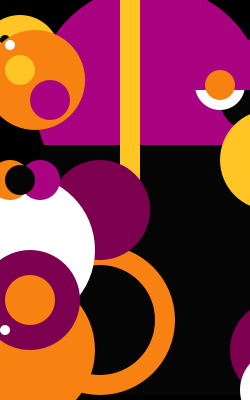
Frame 1 (no input)
Frame 60 (the mouse pressed at the canvas centre just before this capture): identical to frame 1, image omitted
Frame 120 (the mouse held since frame 60 and released just before this capture): identical to frame 1, image omitted

The Processing sketch that drew this single still picture (run headless with seeded random() and noise(); from frame 60 on, the mouse is pressed at the canvas centre):

// Processing sketch: processing_1573
// ── processing_1573.pde

void setup(){ 
  size(250,400);//boyutları 250,400 bir ekran aç 
  background(0);//arka ekranı siyah renk yap 
  noStroke(); //şekil çizerken çizgisini çizme
  
  fill(170,3,129);//mor boyayı al 
  ellipse(150,100,230,230);//sol üste bir daire çiz
 
  fill(5,5,5); //siyah boyayı al
  rect(40,145,250,250);//sol üstte çizmiş olduğun daire yarım bir daire haline getirmek için siyah boya ile bir kare oluştur
  
  fill(255,197,36); //sarı boyayı al
  rect(120,0,20,200);//çizmiş olduğun yarın dairenin üstüne diktörtgen koy
  
  
  fill(255,197,36); //sarı boyayı al
  ellipse(20,55,80,80);//sol üstte bir daire çiz 
  
  fill(5,5,5); //siyah boyayı al
  ellipse(5,40,10,10);//sol üst köşeye bir daire çiz
  
  fill(247,129,17); //turuncu renkli boyayı al
  ellipse(35,80,100,100);// sol üst köşeye sarı daire gözükçek biçimde bir daire çiz

   fill(255,255,255);//beyaz boyayı al 
  ellipse(10,45,10,10);//çizmiş olduğun sarı ve turuncu daireleri ortalayacak bir biçimde ortasına beyaz ufak bir daire çiz
  
  
  fill(255,197,36);//sarı boyayı al  
  ellipse(20,70,30,30);//beyaz dairenin altına gelecek şekilde bir daire çiz

 
   
  fill(170,3,129);//mor boyayı al 
  ellipse(50,100,40,40);//almış olduğun mor renk ile sol köşedeki turuncu dairenin içine bir daire çiz
  
  
  fill(5,5,5);//siyah boyayı al 
  ellipse(250,100,60,60);//almış olduğun siyah boya ile sağ tarafa yarısı gözükçek bir şekilde daire yerleştir
   
  
  
   
  fill(255,197,36);//sarı boyayı al 
  ellipse(270,160,100,100);//çizmiş olduğun siyah yarım dairenin hemen altına boyutları biraz daha büyük bir yarım daire daha çiz
  
  
  
   
  fill(255,255,255);//beyaz boyayı al 
  ellipse(220,85,50,50);//siyah yarım dairenin üstüne gelecek şekilde bir daire çiz
    
    
     fill(170,3,129); //mor boyayı al
  rect(190,40,60,50); //çizmiş olduğun beyaz daireyi yarım daire haline getirmek için altta bulunan daire renginde bir kare çiz ve üstüne kapa
  
  
  fill(247,129,17); //turuncu boyayı al
  ellipse(220,85,30,30);// çizmiş olduğun beyaz dairenin üstüne gelecek şekilde bir daire çiz
  
  fill(247,129,17);//turuncu boyayı al 
  ellipse(100,320,150,150);//yukardan aşağıya doğru inen çubuğun altına gelecek şekilde sol al köşeye bir daire çiz
  
   fill(5,5,5);//siyah boyayı al 
  ellipse(100,320,110,110);//çizmiş olduğun turuncu dairenin içine daha küçük ebatlarda bir daire çiz
  
  fill(124,0,79);//bordo boyayı al 
  ellipse(100,210,100,100);//önceden çizmiş olduğun sarı çubukla sol alt köşedeki turuncu boyanın kesiştiği yeri kapatacak şekilde bir daire çiz
  
  
  
  fill(255,255,255);//beyaz boyayı al 
  ellipse(20,250,150,150);//turuncu ve siyah dairenin üstünü kaplıycak ve yarısı dışarıda kalacak bir biçimde daire çiz
  
  
  fill(247,129,17);//turuncu boyayı al 
  ellipse(20,350,150,150);//beyaz daire ile kesişçek bir biçimde sağ alt köşeye bir daire çiz
 
 
   fill(170,3,129);//mor boyayı al 
  ellipse(40,180,40,40);//beyaz dairenin sol üst köşesine bir daire çiz
  
   fill(247,129,17); //sarı boyayı al
  ellipse(10,180,40,40);//çizmiş olduğun mor daire ile birleşicek bir daire çiz
  
  fill(5,5,5);//siyah boyayı al 
  ellipse(20,180,30,30);//sarı daire ve mor dairenin kesiştiği yere siyah daireyi koy

  fill(124,0,79);//mor boyayı al 
  ellipse(30,300,100,100);//kesişen iki büyük beyaz ve turuncu dairelerin ortasına mor renkli daireyi çiz

  fill(247,129,17);//turuncu boyayı al 
  ellipse(30,300,50,50);//çizmiş olduğun mor dairenin tam ortasına mor dairenin ebatlarının yarısı kadar bir daire çiz

  fill(255,255,255);//beyaz boyayı al 
  ellipse(5,330,10,10);//turuncu dairenin çaprazında kalcak şekilde bir daire çiz

   fill(124,0,79); //mor boyayı al
  ellipse(280,350,100,100);//sağ alt köşe kalacak şekilde bir daire yerleştir

  fill(255,255,255);//beyaz boyayı al 
  ellipse(280,390,80,80);//sağ alt köşeye mor daire ile birleşmiş şekilde duracak bir biçimde çiz


}
 
void draw(){ 
} 


 
